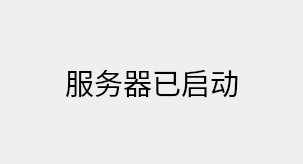
<?xml version="1.0" encoding="UTF-8"?>
<ui version="4.0">
 <class>TcpServer</class>
 <widget class="QWidget" name="TcpServer">
  <property name="geometry">
   <rect>
    <x>0</x>
    <y>0</y>
    <width>303</width>
    <height>164</height>
   </rect>
  </property>
  <property name="windowTitle">
   <string>TcpServer</string>
  </property>
  <layout class="QHBoxLayout" name="horizontalLayout">
   <item>
    <spacer name="horizontalSpacer_2">
     <property name="orientation">
      <enum>Qt::Orientation::Horizontal</enum>
     </property>
     <property name="sizeHint" stdset="0">
      <size>
       <width>47</width>
       <height>20</height>
      </size>
     </property>
    </spacer>
   </item>
   <item>
    <widget class="QLabel" name="label">
     <property name="font">
      <font>
       <pointsize>22</pointsize>
      </font>
     </property>
     <property name="text">
      <string>服务器已启动</string>
     </property>
    </widget>
   </item>
   <item>
    <spacer name="horizontalSpacer">
     <property name="orientation">
      <enum>Qt::Orientation::Horizontal</enum>
     </property>
     <property name="sizeHint" stdset="0">
      <size>
       <width>46</width>
       <height>20</height>
      </size>
     </property>
    </spacer>
   </item>
  </layout>
 </widget>
 <resources/>
 <connections/>
</ui>
